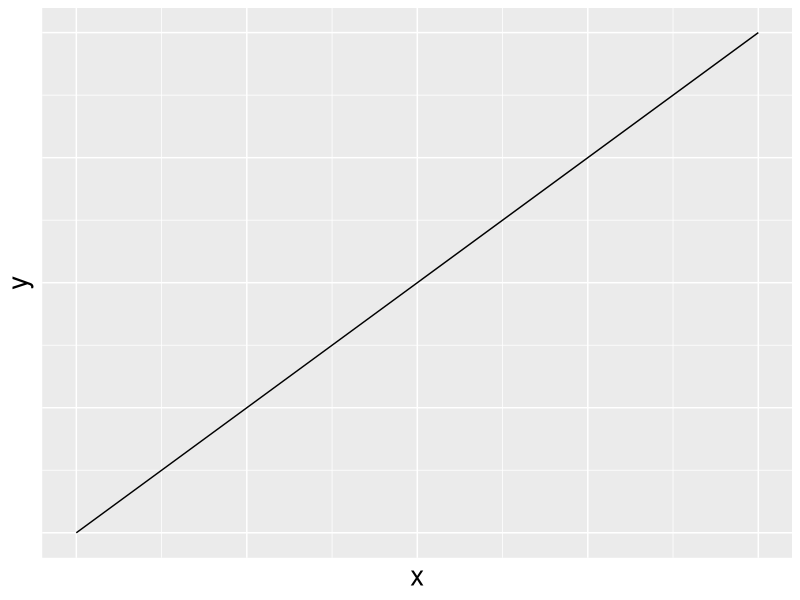

Generate this figure with R:
## ---- chunk 1
#| label: fig-foo
#| fig-cap: This is a figure caption.
#| echo: false

library(ggplot2)

ggplot() + 
  geom_segment(aes(x = 0, xend = 1, y = 0, yend = 1)) +
  lims(x = c(0, 1), y = c(0, 1)) + 
  theme(
    text = element_text(size = 20),
    axis.ticks = element_blank(),
    axis.text = element_blank()
  )
